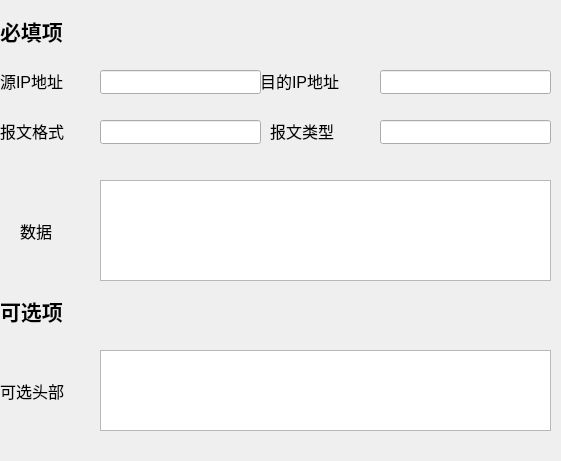
   <widget class="QWidget" name="ICMP" native="true">
    <property name="geometry">
     <rect>
      <x>5</x>
      <y>-10</y>
      <width>561</width>
      <height>461</height>
     </rect>
    </property>
    <widget class="QLabel" name="label_42">
     <property name="geometry">
      <rect>
       <x>0</x>
       <y>10</y>
       <width>111</width>
       <height>41</height>
      </rect>
     </property>
     <property name="font">
      <font>
       <family>Arial Black</family>
       <pointsize>16</pointsize>
       <weight>75</weight>
       <bold>true</bold>
      </font>
     </property>
     <property name="text">
      <string>必填项</string>
     </property>
    </widget>
    <widget class="QLabel" name="label_43">
     <property name="geometry">
      <rect>
       <x>0</x>
       <y>60</y>
       <width>101</width>
       <height>41</height>
      </rect>
     </property>
     <property name="font">
      <font>
       <family>Arial</family>
       <pointsize>12</pointsize>
       <weight>50</weight>
       <bold>false</bold>
      </font>
     </property>
     <property name="text">
      <string>源IP地址</string>
     </property>
    </widget>
    <widget class="QLabel" name="label_44">
     <property name="geometry">
      <rect>
       <x>260</x>
       <y>60</y>
       <width>121</width>
       <height>41</height>
      </rect>
     </property>
     <property name="font">
      <font>
       <family>Arial</family>
       <pointsize>12</pointsize>
       <weight>50</weight>
       <bold>false</bold>
      </font>
     </property>
     <property name="text">
      <string>目的IP地址</string>
     </property>
    </widget>
    <widget class="QLineEdit" name="ICMPsrcIP">
     <property name="geometry">
      <rect>
       <x>100</x>
       <y>70</y>
       <width>161</width>
       <height>24</height>
      </rect>
     </property>
    </widget>
    <widget class="QLineEdit" name="ICMPdstIP">
     <property name="geometry">
      <rect>
       <x>380</x>
       <y>70</y>
       <width>171</width>
       <height>24</height>
      </rect>
     </property>
    </widget>
    <widget class="QTextEdit" name="ICMPdata">
     <property name="geometry">
      <rect>
       <x>100</x>
       <y>180</y>
       <width>451</width>
       <height>101</height>
      </rect>
     </property>
    </widget>
    <widget class="QLabel" name="label_45">
     <property name="geometry">
      <rect>
       <x>20</x>
       <y>210</y>
       <width>51</width>
       <height>41</height>
      </rect>
     </property>
     <property name="font">
      <font>
       <family>Arial</family>
       <pointsize>12</pointsize>
       <weight>50</weight>
       <bold>false</bold>
      </font>
     </property>
     <property name="text">
      <string>数据</string>
     </property>
    </widget>
    <widget class="QLabel" name="label_46">
     <property name="geometry">
      <rect>
       <x>0</x>
       <y>290</y>
       <width>111</width>
       <height>41</height>
      </rect>
     </property>
     <property name="font">
      <font>
       <family>Arial Black</family>
       <pointsize>16</pointsize>
       <weight>75</weight>
       <bold>true</bold>
      </font>
     </property>
     <property name="text">
      <string>可选项</string>
     </property>
    </widget>
    <widget class="QLabel" name="label_47">
     <property name="geometry">
      <rect>
       <x>0</x>
       <y>370</y>
       <width>101</width>
       <height>41</height>
      </rect>
     </property>
     <property name="font">
      <font>
       <family>Arial</family>
       <pointsize>12</pointsize>
       <weight>50</weight>
       <bold>false</bold>
      </font>
     </property>
     <property name="text">
      <string>可选头部</string>
     </property>
    </widget>
    <widget class="QTextEdit" name="ICMPextrahead">
     <property name="geometry">
      <rect>
       <x>100</x>
       <y>350</y>
       <width>451</width>
       <height>81</height>
      </rect>
     </property>
    </widget>
    <widget class="QLineEdit" name="ICMPcode">
     <property name="geometry">
      <rect>
       <x>380</x>
       <y>120</y>
       <width>171</width>
       <height>24</height>
      </rect>
     </property>
    </widget>
    <widget class="QLabel" name="label_78">
     <property name="geometry">
      <rect>
       <x>270</x>
       <y>110</y>
       <width>101</width>
       <height>41</height>
      </rect>
     </property>
     <property name="font">
      <font>
       <family>Arial</family>
       <pointsize>12</pointsize>
       <weight>50</weight>
       <bold>false</bold>
      </font>
     </property>
     <property name="text">
      <string>报文类型</string>
     </property>
    </widget>
    <widget class="QLabel" name="label_79">
     <property name="geometry">
      <rect>
       <x>0</x>
       <y>110</y>
       <width>101</width>
       <height>41</height>
      </rect>
     </property>
     <property name="font">
      <font>
       <family>Arial</family>
       <pointsize>12</pointsize>
       <weight>50</weight>
       <bold>false</bold>
      </font>
     </property>
     <property name="text">
      <string>报文格式</string>
     </property>
    </widget>
    <widget class="QLineEdit" name="ICMPtype">
     <property name="geometry">
      <rect>
       <x>100</x>
       <y>120</y>
       <width>161</width>
       <height>24</height>
      </rect>
     </property>
    </widget>
   </widget>
